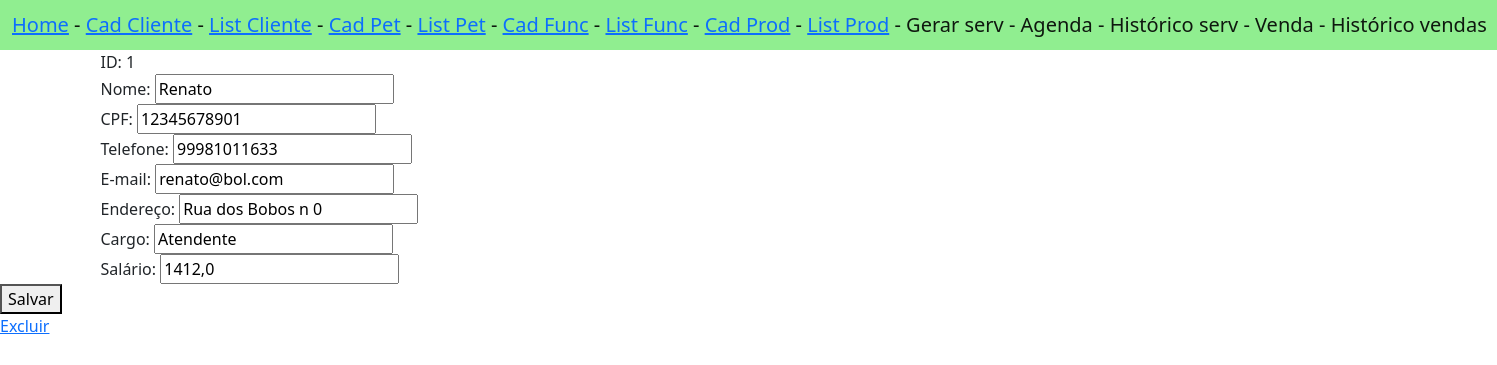
Screenshot of /infoFuncionario/1/ with the database file from the repository.
### appPetPlanet/models.py (models this page shows)
class Funcionario(models.Model):
    id_funcionario = models.AutoField(primary_key=True)
    nome = models.TextField()
    cpf = models.TextField()
    email = models.TextField()
    telefone = models.TextField()
    endereco = models.TextField()
    salario = models.FloatField()
    cargo = models.TextField()

### appPetPlanet/views.py (the view)
# urls.py: path('infoFuncionario/', views.infoFuncionario, name='infoFuncionario'),
def infoFuncionario(request, IDFuncionario):
    args = {
        'funcionario': Funcionario.objects.get(id_funcionario=IDFuncionario),
    }
    return render(request, 'funcionario/infoFuncionario.html', args)

### appPetPlanet/templates/funcionario/infoFuncionario.html (shortened to what this page needs)
{% extends 'navBar.html' %}
{% block conteudo %}
<form action="{% url 'editarFuncionarioNoDB' %}{{funcionario.id_funcionario}}" method="post">
    <div class="container">
        ID: {{ funcionario.id_funcionario }}<br>
        Nome: <input name="nome" type="text" value="{{ funcionario.nome }}"><br>
        CPF: <input name="cpf" type="text" value="{{ funcionario.cpf }}"><br>
        Telefone: <input name="telefone" type="text" value="{{ funcionario.telefone }}"><br>
        E-mail: <input name="email" type="email" value="{{ funcionario.email }}"><br>
        Endereço: <input name="endereco" type="text" value="{{ funcionario.endereco }}"><br>
        Cargo: <input name="cargo" type="text" value="{{ funcionario.cargo}}"><br>
        Salário: <input name="salario" type="text" value="{{ funcionario.salario}}"><br>
    </div>
    <button>Salvar</button>
</form>
<a href="{% url 'excluirFuncionarioDoDB' %}{{ funcionario.id_funcionario }}">Excluir</a>
{% endblock %}

### rows the page displays
Funcionario: id_funcionario "1", nome "Renato", cpf "12345678901", telefone "99981011633", email "renato@bol.com", endereco "Rua dos Bobos n 0", cargo "Atendente", salario "1412,0"
